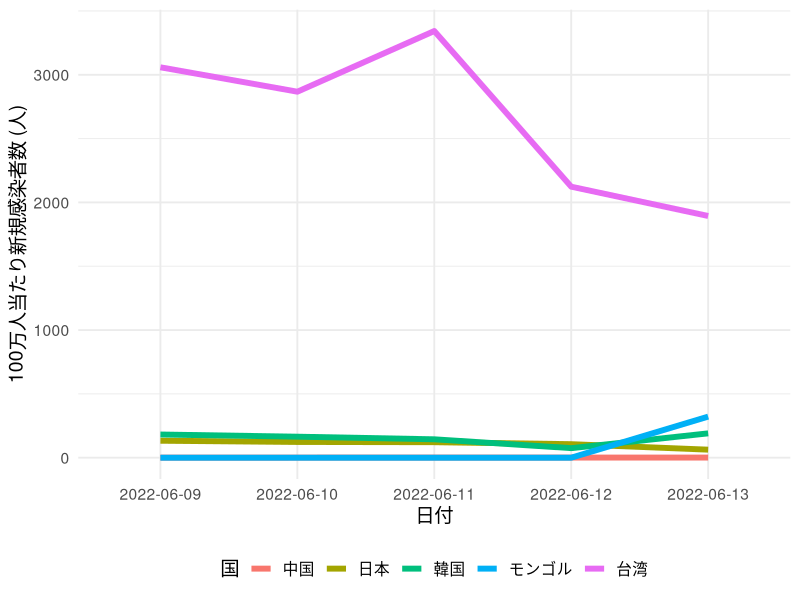

Generate this figure with R:
## ---- chunk 1
#| include: false
library(tidyverse)
## ---- chunk 2
#| include: false
Data1 <- data.frame(ID    = 1:3, 
                    Name  = c("Aさん", "Bさん", "Cさん"),
                    Score = c(77, 89, 41))
Data2 <- data.frame(ID    = 4:5, 
                    Name  = c("Xさん", "Yさん"),
                    Score = c(98, 78))
## ---- chunk 3
Data1
Data2
## ---- chunk 4
bind_rows(Data1, Data2)
## ---- chunk 5
bind_rows(list("1組" = Data1, "2組" = Data2),
          .id = "Class")
## ---- chunk 6
#| echo: false
Data1 <- data.frame(City  = c("Tokyo", "Osaka", "Kochi"),
                    Pop   = c(927, 148, 76),
                    Area  = c(2194, 828, 7104))
## ---- chunk 7
Data1
## ---- chunk 8
#| echo: false
Data2 <- data.frame(City  = c("Kochi", "Osaka", "Tokyo"),
                    Food  = c("Katsuo", "Takoyaki", "Ramen"))
## ---- chunk 9
Data2
## ---- chunk 10
left_join(Data1, Data2, by = "City")
## ---- chunk 11
df1 <- tibble(Pref  = c("東京", "大阪", "京都"),
              Score = c(3.5, 4, 4.2))
df2 <- tibble(Pref  = c("東京", "大阪", "高知"),
              N     = c(3220, 1325, 111))
## ---- chunk 12
df1
## ---- chunk 13
df2
## ---- chunk 14
left_join(df1, df2, by = "Pref")
right_join(df1, df2, by = "Pref")
## ---- chunk 15
inner_join(df1, df2, by = "Pref")
full_join(df1, df2, by = "Pref")
## ---- chunk 16
COVID_df <- read_csv("Data/covid_sample.csv")
COVID_df
## ---- chunk 17
#| echo: false
knitr::kable(COVID_df)
## ---- chunk 18
#| echo: false
COVID_df |> 
  pivot_longer(cols      = `2022/06/09`:`2022/06/13`,
               names_to  = "Date",
               values_to = "New_Cases")
## ---- chunk 19
#| code-line-numbers: "2-4"
COVID_Long <- COVID_df |> 
  pivot_longer(cols      = "2022/06/09":"2022/06/13",
               names_to  = "Date",
               values_to = "New_Cases")
COVID_Long
## ---- chunk 20
#| code-line-numbers: "2,3"
COVID_Long |>
  pivot_wider(names_from  = "Date",
              values_from = "New_Cases")
## ---- chunk 21
#| code-line-numbers: "2-4"
COVID_Long |>
  separate(col  = "Date",
           into = c("Year", "Month", "Day"),
           sep  = "/")
## ---- chunk 22
#| echo: false
City_Data <- tibble(City = c("北海道音威子府村",
                             "大阪府高槻市",
                             "広島県府中市",
                             "鹿児島県指宿市"),
                    Pop  = c(693, 347424, 36471, 38207))

City_Data
## ---- chunk 23
City_Data |>
   # 任意の2文字の後に「都道府県」のいずれかが来るか、
   # 任意の3文字の後に「県」が来たら、そこまでをブロック1、残りをブロック2とする
   # Cityの値を「ブロック1-ブロック2」に置換する
   mutate(City = str_replace(City, "^(.{2}[都道府県]|.{3}県)(.+)", 
                             "\\1-\\2")) |>
   # 「-」を基準に列を分割
   separate(col  = "City", into = c("Pref", "City"), sep  = "-")
## ---- chunk 24
COVID_df |> 
  pivot_longer(cols      = "2022/06/09":"2022/06/13",
               names_to  = "Date",
               values_to = "New_Cases") |>
   mutate(New_Case_per_1M = New_Cases / Population * 1000000) |>
   group_by(Country) |>
   summarise(New_Case_per_1M = mean(New_Case_per_1M))
## ---- chunk 25
#| echo: false
#| fig-width: 8
#| fig-height: 4
COVID_df |> 
  pivot_longer(cols      = "2022/06/09":"2022/06/13",
               names_to  = "Date",
               values_to = "New_Cases") |>
  mutate(New_Case_per_1M = New_Cases / Population * 1000000,
         Country         = case_when(Country == "China"    ~ "中国",
                                     Country == "Japan"    ~ "日本",
                                     Country == "Korea"    ~ "韓国",
                                     Country == "Mongolia" ~ "モンゴル",
                                     TRUE                  ~ "台湾"),
         Country         = factor(Country, levels = c("中国", "日本", "韓国", "モンゴル", "台湾")),
         Date            = as.Date(Date),
         Date            = format(Date, "%Y-%m-%d")) |>
  ggplot(aes(x = Date, y = New_Case_per_1M, group = Country, color = Country)) +
  geom_line(size = 2) +
  labs(x = "日付", y = "100万人当たり新規感染者数 (人)", color = "国") +
  theme_minimal(base_size = 14) +
  theme(legend.position = "bottom")

